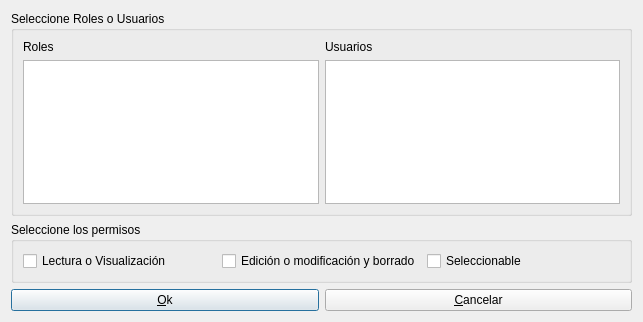
<?xml version="1.0" encoding="UTF-8"?>
<ui version="4.0">
 <class>AERPEditUserAccessRow</class>
 <widget class="QDialog" name="AERPEditUserAccessRow">
  <property name="geometry">
   <rect>
    <x>0</x>
    <y>0</y>
    <width>643</width>
    <height>322</height>
   </rect>
  </property>
  <property name="windowTitle">
   <string>Edición de permisos de acceso por registro [*]</string>
  </property>
  <property name="windowIcon">
   <iconset resource="../resources/resources.qrc">
    <normaloff>:/aplicacion/images/BolaAleph.png</normaloff>:/aplicacion/images/BolaAleph.png</iconset>
  </property>
  <layout class="QGridLayout" name="gridLayout_2">
   <item row="0" column="0" colspan="2">
    <widget class="QGroupBox" name="groupBox">
     <property name="title">
      <string>Seleccione Roles o Usuarios</string>
     </property>
     <layout class="QGridLayout" name="gridLayout">
      <item row="0" column="0">
       <widget class="QLabel" name="label">
        <property name="text">
         <string>Roles</string>
        </property>
       </widget>
      </item>
      <item row="0" column="1">
       <widget class="QLabel" name="label_2">
        <property name="text">
         <string>Usuarios</string>
        </property>
       </widget>
      </item>
      <item row="1" column="0">
       <widget class="QListWidget" name="lwRoles"/>
      </item>
      <item row="1" column="1">
       <widget class="QListWidget" name="lwUsers"/>
      </item>
     </layout>
    </widget>
   </item>
   <item row="1" column="0" colspan="2">
    <widget class="QGroupBox" name="groupBox_2">
     <property name="title">
      <string>Seleccione los permisos</string>
     </property>
     <layout class="QHBoxLayout" name="horizontalLayout">
      <item>
       <widget class="QCheckBox" name="chkRead">
        <property name="whatsThis">
         <string>Permite acceder en modo lectura a los datos del usuario</string>
        </property>
        <property name="text">
         <string>Lectura o Visualización</string>
        </property>
       </widget>
      </item>
      <item>
       <widget class="QCheckBox" name="chkEdit">
        <property name="whatsThis">
         <string>Permite la modificación y/o borrado de los datos del registro y del propio registro</string>
        </property>
        <property name="text">
         <string>Edición o modificación y borrado</string>
        </property>
       </widget>
      </item>
      <item>
       <widget class="QCheckBox" name="chkSelectable">
        <property name="whatsThis">
         <string>Permite seleccionar este registro desde otros que puedan referenciarlo</string>
        </property>
        <property name="text">
         <string>Seleccionable</string>
        </property>
       </widget>
      </item>
     </layout>
    </widget>
   </item>
   <item row="2" column="0">
    <widget class="QPushButton" name="pbOk">
     <property name="text">
      <string>&amp;Ok</string>
     </property>
     <property name="icon">
      <iconset resource="../resources/resources.qrc">
       <normaloff>:/aplicacion/images/ok.png</normaloff>:/aplicacion/images/ok.png</iconset>
     </property>
    </widget>
   </item>
   <item row="2" column="1">
    <widget class="QPushButton" name="pbCancel">
     <property name="text">
      <string>&amp;Cancelar</string>
     </property>
     <property name="icon">
      <iconset resource="../resources/resources.qrc">
       <normaloff>:/generales/images/close.png</normaloff>:/generales/images/close.png</iconset>
     </property>
    </widget>
   </item>
  </layout>
 </widget>
 <tabstops>
  <tabstop>lwRoles</tabstop>
  <tabstop>lwUsers</tabstop>
  <tabstop>chkRead</tabstop>
  <tabstop>chkEdit</tabstop>
  <tabstop>pbOk</tabstop>
  <tabstop>pbCancel</tabstop>
 </tabstops>
 <resources>
  <include location="../resources/resources.qrc"/>
  <include location="../resources/resources.qrc"/>
  <include location="../resources/resources.qrc"/>
 </resources>
 <connections/>
</ui>
